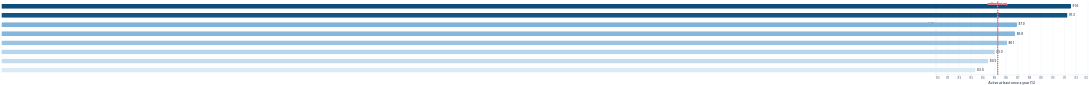

This figure's Vega-Lite source:
### Vega-Lite specification from a JSON file in a GitHub repository (floating-point values rounded to 4 significant figures)
{"$schema": "https://vega.github.io/schema/vega-lite/v5.json", "width": 520, "height": 250, "data": {"values": [{"abbr": "ACT", "state": "Australian Capital Territory", "pop": 475600, "annual": 91.27, "weekly": 77.21, "three": 59.7, "annual_m": 88.39, "annual_f": 94.31, "active": 434080, "gendergap": 5.92, "committed": 59.7, "bi_rate": 2, "bi_comm": 2, "bi_class": "2-2"}, {"abbr": "NSW", "state": "New South Wales", "pop": 8511200, "annual": 85.05, "weekly": 66.18, "three": 47.04, "annual_m": 85.82, "annual_f": 84.38, "active": 7238776, "gendergap": -1.44, "committed": 47.04, "bi_rate": 1, "bi_comm": 0, "bi_class": "1-0"}, {"abbr": "NT", "state": "Northern Territory", "pop": 255600, "annual": 91.58, "weekly": 75.3, "three": 55.99, "annual_m": 90.61, "annual_f": 92.39, "active": 234078, "gendergap": 1.78, "committed": 55.99, "bi_rate": 2, "bi_comm": 2, "bi_class": "2-2"}, {"abbr": "QLD", "state": "Queensland", "pop": 5608700, "annual": 83.4, "weekly": 66.12, "three": 48.75, "annual_m": 84.05, "annual_f": 82.96, "active": 4677656, "gendergap": -1.09, "committed": 48.75, "bi_rate": 0, "bi_comm": 1, "bi_class": "0-1"}, {"abbr": "SA", "state": "South Australia", "pop": 1882700, "annual": 84.49, "weekly": 65.91, "three": 47.71, "annual_m": 82.34, "annual_f": 86.65, "active": 1590693, "gendergap": 4.31, "committed": 47.71, "bi_rate": 0, "bi_comm": 0, "bi_class": "0-0"}, {"abbr": "TAS", "state": "Tasmania", "pop": 576000, "annual": 86.09, "weekly": 69.16, "three": 52.85, "annual_m": 84.15, "annual_f": 88.03, "active": 495878, "gendergap": 3.88, "committed": 52.85, "bi_rate": 1, "bi_comm": 2, "bi_class": "1-2"}, {"abbr": "VIC", "state": "Victoria", "pop": 7013000, "annual": 86.96, "weekly": 69.59, "three": 50.05, "annual_m": 87.73, "annual_f": 86.44, "active": 6098505, "gendergap": -1.29, "committed": 50.05, "bi_rate": 2, "bi_comm": 1, "bi_class": "2-1"}, {"abbr": "WA", "state": "Western Australia", "pop": 2981800, "annual": 86.79, "weekly": 69.63, "three": 50.51, "annual_m": 87.29, "annual_f": 86.47, "active": 2587904, "gendergap": -0.82, "committed": 50.51, "bi_rate": 1, "bi_comm": 1, "bi_class": "1-1"}]}, "layer": [{"mark": {"type": "bar", "cornerRadiusEnd": 3, "height": 16}, "encoding": {"y": {"field": "abbr", "type": "nominal", "sort": "-x", "title": null, "axis": {"labelFontSize": 11, "labelFontWeight": 600}}, "x": {"field": "annual", "type": "quantitative", "title": "Active at least once a year (%)", "scale": {"domain": [80, 93]}}, "color": {"field": "annual", "type": "quantitative", "scale": {"range": ["#dbeaf5", "#aed0e8", "#6fa9d4", "#2b7bb5", "#0d4d7a"]}, "legend": null}, "tooltip": [{"field": "state", "title": "State"}, {"field": "annual", "title": "Annual (%)", "format": ".1f"}, {"field": "active", "title": "Active people", "format": ","}]}}, {"mark": {"type": "text", "align": "left", "dx": 5, "fontSize": 10, "color": "#36475c", "fontWeight": 600}, "encoding": {"y": {"field": "abbr", "type": "nominal", "sort": "-x"}, "x": {"field": "annual", "type": "quantitative"}, "text": {"field": "annual", "type": "quantitative", "format": ".1f"}}}, {"mark": {"type": "rule", "color": "#e07b8a", "strokeWidth": 1.5, "strokeDash": [4, 3]}, "encoding": {"x": {"datum": 85.29}}}, {"mark": {"type": "text", "color": "#e07b8a", "fontSize": 9, "fontWeight": 700, "align": "center", "dy": -118}, "encoding": {"x": {"datum": 85.29}, "text": {"value": "National 85.3%"}}}], "config": {"font": "Inter, sans-serif", "view": {"stroke": null}, "background": "transparent", "axis": {"labelFont": "Inter", "titleFont": "Inter", "labelColor": "#54657a", "titleColor": "#36475c", "titleFontWeight": 600, "titleFontSize": 11, "labelFontSize": 10, "gridColor": "#e6edf4", "domainColor": "#cbd6e2", "tickColor": "#cbd6e2"}, "legend": {"labelFont": "Inter", "titleFont": "Inter", "labelColor": "#54657a", "titleColor": "#36475c", "titleFontSize": 11, "labelFontSize": 10}, "title": {"font": "Merriweather", "fontSize": 13, "color": "#0d2137", "anchor": "start", "fontWeight": 700}}}
